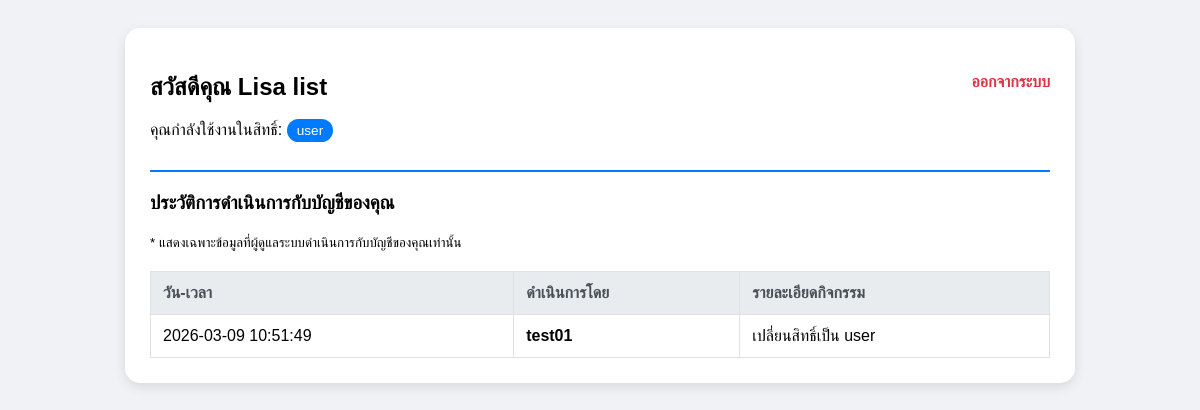
/index.php (signed in), run on the app's committed database.
### tables this page shows
CREATE TABLE `user` (
  `user_id` int(11) NOT NULL,
  `username` varchar(20) NOT NULL,
  `password` varchar(500) NOT NULL,
  `m_level` varchar(20) NOT NULL COMMENT 'admin,user',
  `name` varchar(50) NOT NULL,
  `time` timestamp NOT NULL DEFAULT current_timestamp() ON UPDATE current_timestamp()
);

CREATE TABLE `audit_logs` (
  `log_id` int(11) NOT NULL,
  `user_id` int(11) NOT NULL,
  `action` varchar(255) NOT NULL,
  `timestamp` datetime DEFAULT current_timestamp(),
  `ip_address` varchar(45) DEFAULT NULL,
  `user_agent` text DEFAULT NULL,
  `target_id` int(11) DEFAULT NULL,
  `status` varchar(20) DEFAULT 'success',
  `action_type` enum('CREATE','UPDATE','DELETE','LOGIN') NOT NULL
);

### index.php (the view, shortened to what this page needs)
<?php
require('db_connect.php');
$user_id = $_SESSION['user_id'];
$query_user = "SELECT * FROM user WHERE user_id = '$user_id'";
$res_user = mysqli_query($conn, $query_user);
$user_data = mysqli_fetch_assoc($res_user);
$query_logs = "SELECT a.*, u.username AS admin_name
               FROM audit_logs a
               LEFT JOIN user u ON a.user_id = u.user_id
               WHERE a.target_id = '$user_id'
               ORDER BY a.timestamp DESC";
$result_logs = mysqli_query($conn, $query_logs);
?>
<!DOCTYPE html>
<html lang="th">
<head>
</head>
<body>
<div class="card">
    <div class="user-header">
        <a href="index.php?logout=1" class="logout-link"> ออกจากระบบ</a>
        <h2>สวัสดีคุณ <strong><?php echo htmlspecialchars($user_data['name']); ?></strong> </h2>
        <p>คุณกำลังใช้งานในสิทธิ์: <span class="status-tag"><?php echo $user_data['m_level']; ?></span></p>
    </div>
    <h3> ประวัติการดำเนินการกับบัญชีของคุณ</h3>
    <p><small>* แสดงเฉพาะข้อมูลที่ผู้ดูแลระบบดำเนินการกับบัญชีของคุณเท่านั้น</small></p>
    <table>
        <thead>
            <tr>
                <th>วัน-เวลา </th>
                <th>ดำเนินการโดย </th>
                <th>รายละเอียดกิจกรรม </th>
            </tr>
        </thead>
        <tbody>
            <?php if (mysqli_num_rows($result_logs) > 0): ?>
                <?php while($row = mysqli_fetch_assoc($result_logs)): ?>
                <tr>
                    <td><?php echo $row['timestamp']; ?></td>
                    <td><strong><?php echo htmlspecialchars($row['admin_name'] ?? 'System'); ?></strong></td>
                    <td><?php echo htmlspecialchars($row['action']); ?></td>
                </tr>
                <?php endwhile; ?>
            <?php endif; ?>
        </tbody>
    </table>
</div>
</body>
</html>

### index.php (style rules this page uses)
body { font-family: 'Tahoma', sans-serif; background-color: #f0f2f5; padding: 20px; }
.card { background: white; padding: 25px; border-radius: 15px; box-shadow: 0 4px 12px rgba(0,0,0,0.1); max-width: 900px; margin: auto; }
.user-header { border-bottom: 2px solid #007bff; padding-bottom: 15px; margin-bottom: 20px; position: relative; }
.logout-link { position: absolute; top: 0; right: 0; color: #dc3545; text-decoration: none; font-weight: bold; }
table { width: 100%; border-collapse: collapse; margin-top: 20px; background: #fff; }
th, td { border: 1px solid #dee2e6; padding: 12px; text-align: left; }
th { background-color: #e9ecef; color: #495057; }
.status-tag { padding: 4px 10px; border-radius: 20px; font-size: 0.85em; background: #007bff; color: white; }

### data on the page
user: name "Lisa list", m_level "user"
audit_logs: timestamp "2026-03-09 10:51:49", user.username "test01", action "เปลี่ยนสิทธิ์เป็น user"
